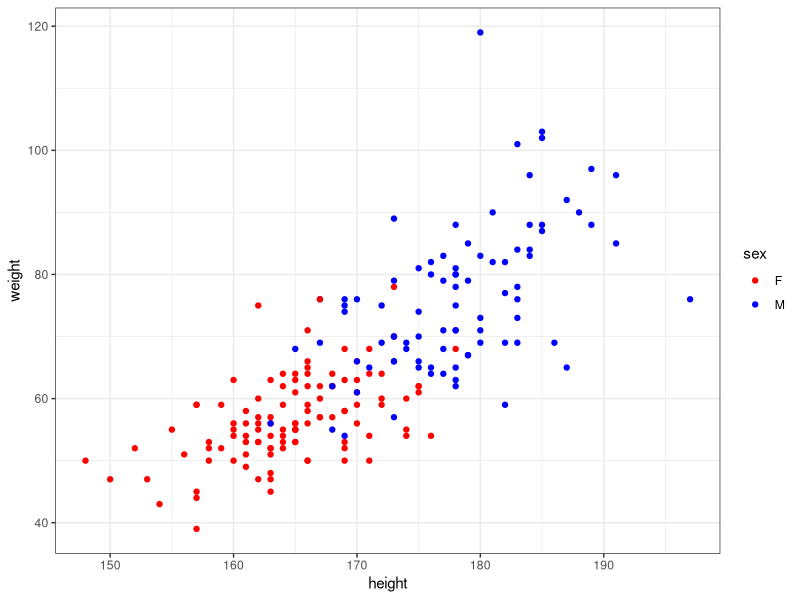
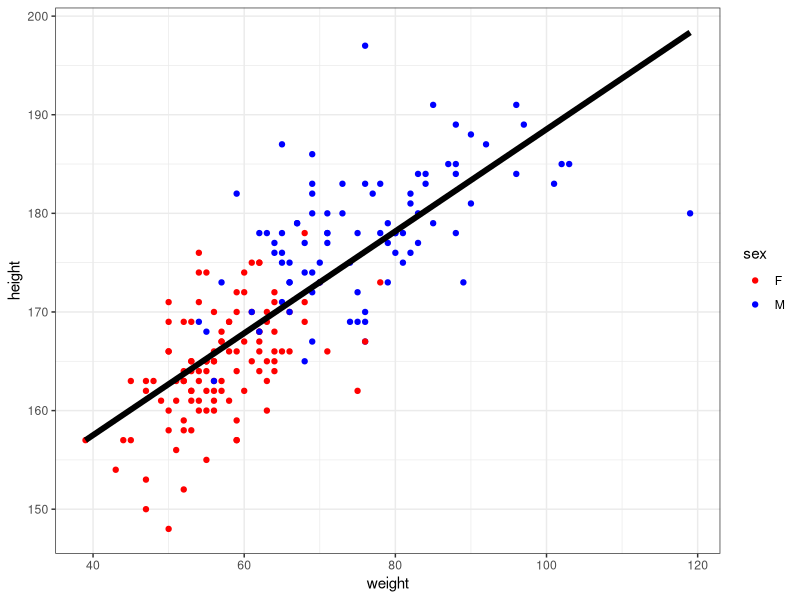
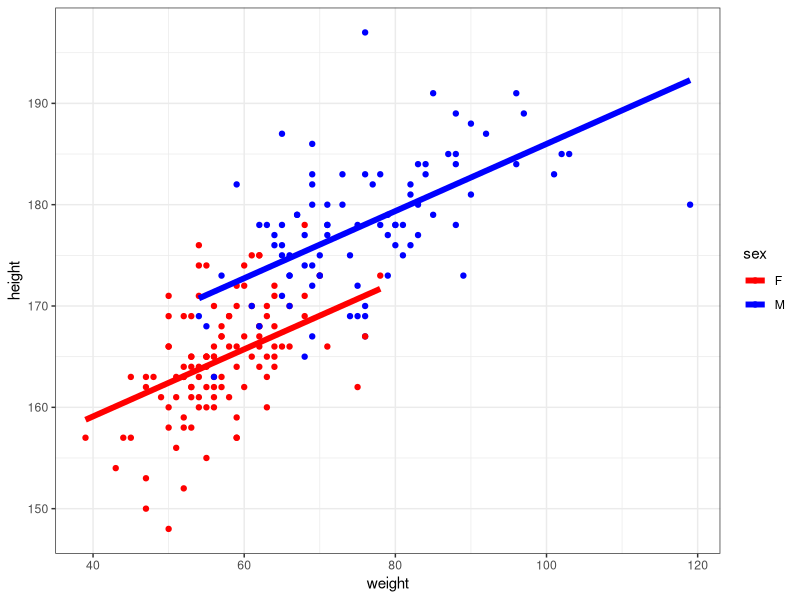
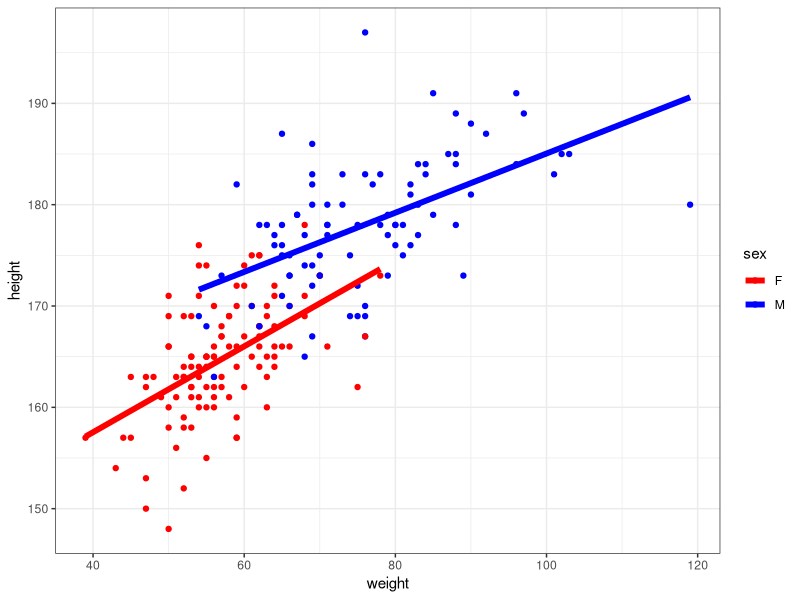
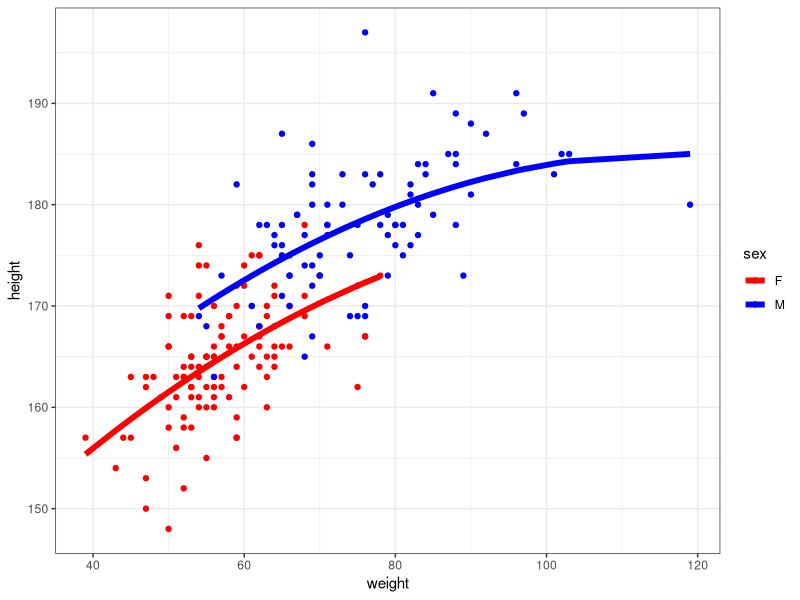
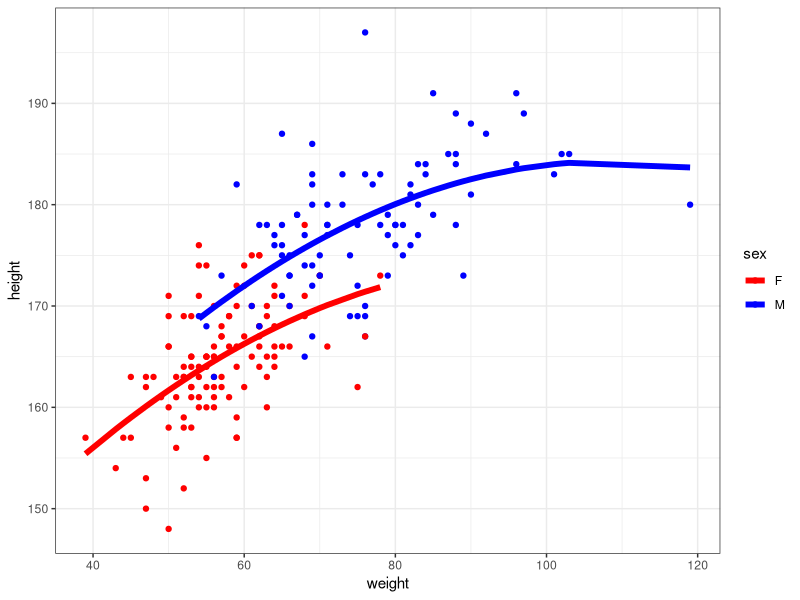

The R script that drew these images, in order:
## ---- chunk 1
knitr::opts_chunk$set(message=FALSE, cache=TRUE, warning=FALSE)
## ---- chunk 2
library(dplyr)
library(ggplot2)
library(reshape2)

#install.packages("car")
library("car")
data("Davis", package="car")

Davis = Davis %>%
  filter(height > 100)

## ---- chunk 3
ggplot(data = Davis, aes(x=height, y=weight, color = sex)) +
  geom_point() +
  theme_bw() +
  scale_color_manual(values = c("red", "blue"))

davis_model <- lm(weight ~ sex, data=Davis)
summary(davis_model)

t.test(Davis[Davis$sex=="F",]$weight, Davis[Davis$sex=="M",]$weight,
       var.equal=TRUE)
## ---- chunk 4
model1 <- lm(height ~ weight, data=Davis)
summary(model1)

davis_fitted = Davis
davis_fitted$fitted = model1$fitted.values
  
ggplot(data = Davis, aes(x=weight, y=height, color=sex)) +
  geom_point() +
  geom_line(data = davis_fitted, aes(x=weight, y=fitted),
            size=2, color="black") +
  scale_color_manual(values = c("red", "blue")) +
  theme_bw()
## ---- chunk 5
model2 <- lm(height ~ weight + sex, data=Davis)
summary(model2)

davis_fitted = Davis
davis_fitted$fitted = model2$fitted.values
  
ggplot(data = Davis, aes(x=weight, y=height, color=sex)) +
  geom_point() +
  geom_line(data = davis_fitted, aes(x=weight, y=fitted),
            size=2) +
  scale_color_manual(values = c("red", "blue")) +
  theme_bw()
## ---- chunk 6
model3 <- lm(height ~ weight + sex + weight*sex, data=Davis)
summary(model3)

davis_fitted = Davis
davis_fitted$fitted = model3$fitted.values
  
ggplot(data = Davis, aes(x=weight, y=height, color=sex)) +
  geom_point() +
  geom_line(data = davis_fitted, aes(x=weight, y=fitted),
            size=2) +
  scale_color_manual(values = c("red", "blue")) +
  theme_bw()
## ---- chunk 7
Davis_sq = Davis
Davis_sq$weight2 = Davis_sq$weight * Davis_sq$weight

model4 <- lm(height ~ weight + sex + weight2, data=Davis_sq)
summary(model4)

davis_fitted = Davis_sq
davis_fitted$fitted = model4$fitted.values
  
ggplot(data = Davis, aes(x=weight, y=height, color=sex)) +
  geom_point() +
  geom_line(data = davis_fitted, aes(x=weight, y=fitted),
            size=2) +
  scale_color_manual(values = c("red", "blue")) +
  theme_bw()
## ---- chunk 8
model5 <- lm(height ~ weight + sex + weight2 + weight*sex, data=Davis_sq)
summary(model5)

davis_fitted = Davis_sq
davis_fitted$fitted = model5$fitted.values
  
ggplot(data = Davis, aes(x=weight, y=height, color=sex)) +
  geom_point() +
  geom_line(data = davis_fitted, aes(x=weight, y=fitted),
            size=2) +
  scale_color_manual(values = c("red", "blue")) +
  theme_bw()
## ---- chunk 9
anova(model3)

anova(model5)
## ---- chunk 10
library(broom)

fit_model <- function(t) {
  m = lm(height ~ weight, t)
  return(tidy(m))
}

Davis %>%
  group_by(sex) %>%
  do(fit_model(.))

